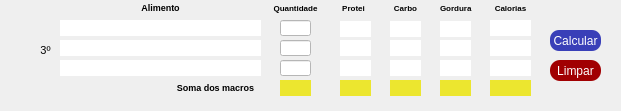
     <widget class="QWidget" name="widget" native="true">
      <property name="geometry">
       <rect>
        <x>-30</x>
        <y>440</y>
        <width>621</width>
        <height>111</height>
       </rect>
      </property>
      <widget class="QLabel" name="alimento_ref_9">
       <property name="geometry">
        <rect>
         <x>60</x>
         <y>20</y>
         <width>201</width>
         <height>16</height>
        </rect>
       </property>
       <property name="styleSheet">
        <string notr="true">background-color: rgb(255, 255, 255);</string>
       </property>
       <property name="text">
        <string/>
       </property>
       <property name="alignment">
        <set>Qt::AlignCenter</set>
       </property>
      </widget>
      <widget class="QLabel" name="soma_prot_3">
       <property name="geometry">
        <rect>
         <x>340</x>
         <y>80</y>
         <width>31</width>
         <height>16</height>
        </rect>
       </property>
       <property name="styleSheet">
        <string notr="true">background-color: rgb(236, 230, 47);
</string>
       </property>
       <property name="text">
        <string/>
       </property>
       <property name="alignment">
        <set>Qt::AlignCenter</set>
       </property>
      </widget>
      <widget class="QPushButton" name="btn_calcular_ref_3">
       <property name="geometry">
        <rect>
         <x>550</x>
         <y>30</y>
         <width>51</width>
         <height>21</height>
        </rect>
       </property>
       <property name="styleSheet">
        <string notr="true">border-radius:9px;
font: 8pt &quot;MV Boli&quot;;
color: rgb(255, 255, 255);
background-color: rgb(57, 63, 184);</string>
       </property>
       <property name="text">
        <string>Calcular</string>
       </property>
      </widget>
      <widget class="QLabel" name="carb_ref_7">
       <property name="geometry">
        <rect>
         <x>390</x>
         <y>40</y>
         <width>31</width>
         <height>16</height>
        </rect>
       </property>
       <property name="styleSheet">
        <string notr="true">background-color: rgb(255, 255, 255);</string>
       </property>
       <property name="text">
        <string/>
       </property>
       <property name="alignment">
        <set>Qt::AlignCenter</set>
       </property>
      </widget>
      <widget class="QLabel" name="gord_ref_8">
       <property name="geometry">
        <rect>
         <x>440</x>
         <y>40</y>
         <width>31</width>
         <height>16</height>
        </rect>
       </property>
       <property name="styleSheet">
        <string notr="true">background-color: rgb(255, 255, 255);</string>
       </property>
       <property name="text">
        <string/>
       </property>
       <property name="alignment">
        <set>Qt::AlignCenter</set>
       </property>
      </widget>
      <widget class="QLabel" name="gord_ref_7">
       <property name="geometry">
        <rect>
         <x>440</x>
         <y>21</y>
         <width>31</width>
         <height>16</height>
        </rect>
       </property>
       <property name="styleSheet">
        <string notr="true">background-color: rgb(255, 255, 255);</string>
       </property>
       <property name="text">
        <string/>
       </property>
       <property name="alignment">
        <set>Qt::AlignCenter</set>
       </property>
      </widget>
      <widget class="QLineEdit" name="quanti_ref_9">
       <property name="geometry">
        <rect>
         <x>280</x>
         <y>40</y>
         <width>31</width>
         <height>16</height>
        </rect>
       </property>
       <property name="styleSheet">
        <string notr="true">background-color: rgb(255, 255, 255);</string>
       </property>
       <property name="alignment">
        <set>Qt::AlignCenter</set>
       </property>
      </widget>
      <widget class="QLabel" name="prot_ref_9">
       <property name="geometry">
        <rect>
         <x>340</x>
         <y>21</y>
         <width>31</width>
         <height>16</height>
        </rect>
       </property>
       <property name="styleSheet">
        <string notr="true">background-color: rgb(255, 255, 255);</string>
       </property>
       <property name="text">
        <string/>
       </property>
       <property name="alignment">
        <set>Qt::AlignCenter</set>
       </property>
      </widget>
      <widget class="QLabel" name="kcal_ref_7">
       <property name="geometry">
        <rect>
         <x>490</x>
         <y>60</y>
         <width>41</width>
         <height>16</height>
        </rect>
       </property>
       <property name="font">
        <font>
         <pointsize>8</pointsize>
         <weight>50</weight>
         <bold>false</bold>
        </font>
       </property>
       <property name="styleSheet">
        <string notr="true">background-color: rgb(255, 255, 255);</string>
       </property>
       <property name="text">
        <string/>
       </property>
       <property name="alignment">
        <set>Qt::AlignCenter</set>
       </property>
      </widget>
      <widget class="QLabel" name="label_66">
       <property name="geometry">
        <rect>
         <x>170</x>
         <y>80</y>
         <width>91</width>
         <height>16</height>
        </rect>
       </property>
       <property name="font">
        <font>
         <pointsize>6</pointsize>
        </font>
       </property>
       <property name="text">
        <string>&lt;html&gt;&lt;head/&gt;&lt;body&gt;&lt;p&gt;&lt;span style=&quot; font-size:7pt; font-weight:600;&quot;&gt;Soma dos macros&lt;/span&gt;&lt;/p&gt;&lt;/body&gt;&lt;/html&gt;</string>
       </property>
       <property name="alignment">
        <set>Qt::AlignCenter</set>
       </property>
      </widget>
      <widget class="QLineEdit" name="quanti_ref_7">
       <property name="geometry">
        <rect>
         <x>280</x>
         <y>60</y>
         <width>31</width>
         <height>16</height>
        </rect>
       </property>
       <property name="styleSheet">
        <string notr="true">background-color: rgb(255, 255, 255);</string>
       </property>
       <property name="alignment">
        <set>Qt::AlignCenter</set>
       </property>
      </widget>
      <widget class="QLabel" name="label_51">
       <property name="geometry">
        <rect>
         <x>440</x>
         <y>0</y>
         <width>47</width>
         <height>16</height>
        </rect>
       </property>
       <property name="text">
        <string>&lt;html&gt;&lt;head/&gt;&lt;body&gt;&lt;p&gt;&lt;span style=&quot; font-size:6pt; font-weight:600;&quot;&gt;Gordura&lt;/span&gt;&lt;/p&gt;&lt;/body&gt;&lt;/html&gt;</string>
       </property>
      </widget>
      <widget class="QLabel" name="total_calorico_7">
       <property name="geometry">
        <rect>
         <x>490</x>
         <y>80</y>
         <width>41</width>
         <height>16</height>
        </rect>
       </property>
       <property name="font">
        <font>
         <pointsize>8</pointsize>
         <weight>50</weight>
         <bold>false</bold>
        </font>
       </property>
       <property name="styleSheet">
        <string notr="true">background-color: rgb(236, 230, 47);
</string>
       </property>
       <property name="text">
        <string/>
       </property>
       <property name="alignment">
        <set>Qt::AlignCenter</set>
       </property>
      </widget>
      <widget class="QLabel" name="label_6">
       <property name="geometry">
        <rect>
         <x>30</x>
         <y>30</y>
         <width>31</width>
         <height>41</height>
        </rect>
       </property>
       <property name="font">
        <font>
         <pointsize>8</pointsize>
         <weight>50</weight>
         <bold>false</bold>
        </font>
       </property>
       <property name="text">
        <string>&lt;html&gt;&lt;head/&gt;&lt;body&gt;&lt;p&gt;3º&lt;/p&gt;&lt;/body&gt;&lt;/html&gt;</string>
       </property>
       <property name="alignment">
        <set>Qt::AlignCenter</set>
       </property>
      </widget>
      <widget class="QLabel" name="prot_ref_8">
       <property name="geometry">
        <rect>
         <x>340</x>
         <y>40</y>
         <width>31</width>
         <height>16</height>
        </rect>
       </property>
       <property name="styleSheet">
        <string notr="true">background-color: rgb(255, 255, 255);</string>
       </property>
       <property name="text">
        <string/>
       </property>
       <property name="alignment">
        <set>Qt::AlignCenter</set>
       </property>
      </widget>
      <widget class="QLabel" name="soma_quantidade_3">
       <property name="geometry">
        <rect>
         <x>280</x>
         <y>80</y>
         <width>31</width>
         <height>16</height>
        </rect>
       </property>
       <property name="styleSheet">
        <string notr="true">background-color: rgb(236, 230, 47);
</string>
       </property>
       <property name="text">
        <string/>
       </property>
       <property name="alignment">
        <set>Qt::AlignCenter</set>
       </property>
      </widget>
      <widget class="QLabel" name="gord_ref_9">
       <property name="geometry">
        <rect>
         <x>440</x>
         <y>60</y>
         <width>31</width>
         <height>16</height>
        </rect>
       </property>
       <property name="styleSheet">
        <string notr="true">background-color: rgb(255, 255, 255);</string>
       </property>
       <property name="text">
        <string/>
       </property>
       <property name="alignment">
        <set>Qt::AlignCenter</set>
       </property>
      </widget>
      <widget class="QLabel" name="label_22">
       <property name="geometry">
        <rect>
         <x>60</x>
         <y>0</y>
         <width>201</width>
         <height>16</height>
        </rect>
       </property>
       <property name="font">
        <font>
         <pointsize>6</pointsize>
        </font>
       </property>
       <property name="text">
        <string>&lt;html&gt;&lt;head/&gt;&lt;body&gt;&lt;p&gt;&lt;span style=&quot; font-size:7pt; font-weight:600;&quot;&gt;Alimento&lt;/span&gt;&lt;/p&gt;&lt;/body&gt;&lt;/html&gt;</string>
       </property>
       <property name="alignment">
        <set>Qt::AlignCenter</set>
       </property>
      </widget>
      <widget class="QLabel" name="label_67">
       <property name="geometry">
        <rect>
         <x>380</x>
         <y>0</y>
         <width>51</width>
         <height>16</height>
        </rect>
       </property>
       <property name="text">
        <string>&lt;html&gt;&lt;head/&gt;&lt;body&gt;&lt;p&gt;&lt;span style=&quot; font-size:6pt; font-weight:600;&quot;&gt;Carbo&lt;/span&gt;&lt;/p&gt;&lt;/body&gt;&lt;/html&gt;</string>
       </property>
       <property name="alignment">
        <set>Qt::AlignCenter</set>
       </property>
      </widget>
      <widget class="QLabel" name="kcal_ref_9">
       <property name="geometry">
        <rect>
         <x>490</x>
         <y>40</y>
         <width>41</width>
         <height>16</height>
        </rect>
       </property>
       <property name="font">
        <font>
         <pointsize>8</pointsize>
         <weight>50</weight>
         <bold>false</bold>
        </font>
       </property>
       <property name="styleSheet">
        <string notr="true">background-color: rgb(255, 255, 255);</string>
       </property>
       <property name="text">
        <string/>
       </property>
       <property name="alignment">
        <set>Qt::AlignCenter</set>
       </property>
      </widget>
      <widget class="QLabel" name="carb_ref_8">
       <property name="geometry">
        <rect>
         <x>390</x>
         <y>21</y>
         <width>31</width>
         <height>16</height>
        </rect>
       </property>
       <property name="styleSheet">
        <string notr="true">background-color: rgb(255, 255, 255);</string>
       </property>
       <property name="text">
        <string/>
       </property>
       <property name="alignment">
        <set>Qt::AlignCenter</set>
       </property>
      </widget>
      <widget class="QLabel" name="alimento_ref_7">
       <property name="geometry">
        <rect>
         <x>60</x>
         <y>60</y>
         <width>201</width>
         <height>16</height>
        </rect>
       </property>
       <property name="styleSheet">
        <string notr="true">background-color: rgb(255, 255, 255);</string>
       </property>
       <property name="text">
        <string/>
       </property>
       <property name="alignment">
        <set>Qt::AlignCenter</set>
       </property>
      </widget>
      <widget class="QLabel" name="label_68">
       <property name="geometry">
        <rect>
         <x>260</x>
         <y>0</y>
         <width>71</width>
         <height>16</height>
        </rect>
       </property>
       <property name="text">
        <string>&lt;html&gt;&lt;head/&gt;&lt;body&gt;&lt;p&gt;&lt;span style=&quot; font-size:6pt; font-weight:600;&quot;&gt;Quantidade&lt;/span&gt;&lt;/p&gt;&lt;/body&gt;&lt;/html&gt;</string>
       </property>
       <property name="alignment">
        <set>Qt::AlignCenter</set>
       </property>
      </widget>
      <widget class="QLabel" name="soma_carb_3">
       <property name="geometry">
        <rect>
         <x>390</x>
         <y>80</y>
         <width>31</width>
         <height>16</height>
        </rect>
       </property>
       <property name="styleSheet">
        <string notr="true">background-color: rgb(236, 230, 47);
</string>
       </property>
       <property name="text">
        <string/>
       </property>
       <property name="alignment">
        <set>Qt::AlignCenter</set>
       </property>
      </widget>
      <widget class="QLabel" name="kcal_ref_8">
       <property name="geometry">
        <rect>
         <x>490</x>
         <y>20</y>
         <width>41</width>
         <height>16</height>
        </rect>
       </property>
       <property name="font">
        <font>
         <pointsize>8</pointsize>
         <weight>50</weight>
         <bold>false</bold>
        </font>
       </property>
       <property name="styleSheet">
        <string notr="true">background-color: rgb(255, 255, 255);</string>
       </property>
       <property name="text">
        <string/>
       </property>
       <property name="alignment">
        <set>Qt::AlignCenter</set>
       </property>
      </widget>
      <widget class="QLabel" name="alimento_ref_8">
       <property name="geometry">
        <rect>
         <x>60</x>
         <y>40</y>
         <width>201</width>
         <height>16</height>
        </rect>
       </property>
       <property name="styleSheet">
        <string notr="true">background-color: rgb(255, 255, 255);</string>
       </property>
       <property name="text">
        <string/>
       </property>
       <property name="alignment">
        <set>Qt::AlignCenter</set>
       </property>
      </widget>
      <widget class="QLabel" name="carb_ref_9">
       <property name="geometry">
        <rect>
         <x>390</x>
         <y>60</y>
         <width>31</width>
         <height>16</height>
        </rect>
       </property>
       <property name="styleSheet">
        <string notr="true">background-color: rgb(255, 255, 255);</string>
       </property>
       <property name="text">
        <string/>
       </property>
       <property name="alignment">
        <set>Qt::AlignCenter</set>
       </property>
      </widget>
      <widget class="QLabel" name="label_65">
       <property name="geometry">
        <rect>
         <x>330</x>
         <y>0</y>
         <width>47</width>
         <height>16</height>
        </rect>
       </property>
       <property name="text">
        <string>&lt;html&gt;&lt;head/&gt;&lt;body&gt;&lt;p&gt;&lt;span style=&quot; font-size:6pt; font-weight:600;&quot;&gt;Protei&lt;/span&gt;&lt;/p&gt;&lt;/body&gt;&lt;/html&gt;</string>
       </property>
       <property name="alignment">
        <set>Qt::AlignCenter</set>
       </property>
      </widget>
      <widget class="QLineEdit" name="quanti_ref_8">
       <property name="geometry">
        <rect>
         <x>280</x>
         <y>20</y>
         <width>31</width>
         <height>16</height>
        </rect>
       </property>
       <property name="styleSheet">
        <string notr="true">background-color: rgb(255, 255, 255);</string>
       </property>
       <property name="text">
        <string/>
       </property>
       <property name="alignment">
        <set>Qt::AlignCenter</set>
       </property>
      </widget>
      <widget class="QLabel" name="prot_ref_7">
       <property name="geometry">
        <rect>
         <x>340</x>
         <y>60</y>
         <width>31</width>
         <height>16</height>
        </rect>
       </property>
       <property name="styleSheet">
        <string notr="true">background-color: rgb(255, 255, 255);</string>
       </property>
       <property name="text">
        <string/>
       </property>
       <property name="alignment">
        <set>Qt::AlignCenter</set>
       </property>
      </widget>
      <widget class="QLabel" name="soma_gord_3">
       <property name="geometry">
        <rect>
         <x>440</x>
         <y>80</y>
         <width>31</width>
         <height>16</height>
        </rect>
       </property>
       <property name="styleSheet">
        <string notr="true">background-color: rgb(236, 230, 47);
</string>
       </property>
       <property name="text">
        <string/>
       </property>
       <property name="alignment">
        <set>Qt::AlignCenter</set>
       </property>
      </widget>
      <widget class="QLabel" name="label_86">
       <property name="geometry">
        <rect>
         <x>490</x>
         <y>0</y>
         <width>41</width>
         <height>16</height>
        </rect>
       </property>
       <property name="text">
        <string>&lt;html&gt;&lt;head/&gt;&lt;body&gt;&lt;p&gt;&lt;span style=&quot; font-size:6pt; font-weight:600;&quot;&gt;Calorias&lt;/span&gt;&lt;/p&gt;&lt;/body&gt;&lt;/html&gt;</string>
       </property>
       <property name="alignment">
        <set>Qt::AlignCenter</set>
       </property>
      </widget>
      <widget class="QPushButton" name="btn_limpar_3">
       <property name="geometry">
        <rect>
         <x>550</x>
         <y>60</y>
         <width>51</width>
         <height>21</height>
        </rect>
       </property>
       <property name="styleSheet">
        <string notr="true">border-radius:10px;
font: 8pt &quot;MV Boli&quot;;
color: rgb(255, 255, 255);
background-color: rgb(161, 0, 2);
</string>
       </property>
       <property name="text">
        <string>Limpar</string>
       </property>
      </widget>
     </widget>
